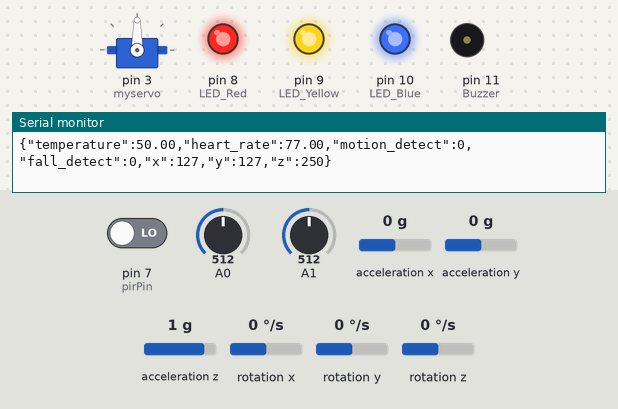
The sketch below on a simulated Arduino Uno, built with avr-gcc and run on an emulated ATmega328P. On the bench: servo, output pins drawn as LEDs (lit = HIGH), buzzer (waves = sounding), the last lines printed to the serial monitor. The inputs (shaded band) are chosen by the test bench; at power-on: acceleration z 1 g, pin 7 (pirPin) LOW, A0 = 512, A1 = 512, acceleration x 0 g, acceleration y 0 g, rotation x 0 °/s, rotation y 0 °/s, rotation z 0 °/s.

Above: at 1.2 s.
1.3 s: acceleration z set to 0.2 g
3.2 s: acceleration z set to -0.1 g
At 5.6 s:
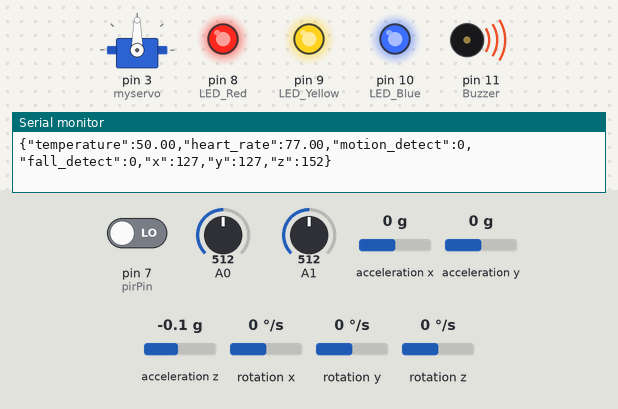
Timing chart, 0 to 12.7 s (numbered marks = the images above; inputs shaded):
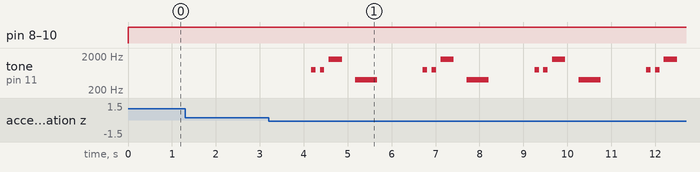

Measured:
- the behaviour switches between 0.1 and 0 g on acceleration z (found by bisection; images 0 and 1)
- after the input at 3.2 s, tone on pin 11 (Buzzer): silent → 800 Hz after 0.97 s, then repeats every 2.5 s: silent 0.10 s, 800 Hz 0.10 s, silent 0.10 s, 1600 Hz 0.30 s, silent 0.30 s, 400 Hz 0.50 s, silent 1.0 s, 800 Hz 0.10 s

The sketch:

arduino.ino
```cpp
#include "Wire.h"
#include "I2Cdev.h"
#include "MPU6050.h"
#include <ArduinoJson.h>
#include <Servo.h>

Servo myservo;
int pos = 0;

MPU6050 mpu;
int16_t ax, ay, az;
int16_t gx, gy, gz;

struct MyData {
  byte X;
  byte Y;
  byte Z;
};

MyData position;

int threshold = 80; // Threshold value for fall detection
int speed = 0;

int age = 65;
int maxHeartRate = 220 - age;

int pirPin = 7;
int LED_Red = 8;
int LED_Yellow = 9;
int LED_Blue = 10;
int Buzzer = 11;

int red_state = 1;
int yellow_state = 1;
int green_state = 1;

int fan = 0;

bool auto_mode = true;

// --- //

unsigned long previousMillis = 0;
const long interval = 1000; // Interval between alarm patterns in milliseconds

// Alarm sound frequencies
const int freqLow = 400;
const int freqMid = 800;
const int freqHigh = 1600;

// Alarm durations
const int shortDuration = 100;
const int longDuration = 300;


void setup() {
  Serial.begin(9600);

  myservo.attach(3);

  pinMode(LED_Red,OUTPUT);
  pinMode(LED_Yellow,OUTPUT);
  pinMode(LED_Blue,OUTPUT);
  pinMode(Buzzer,OUTPUT);

  pinMode(pirPin, INPUT);
  Wire.begin();
  mpu.initialize();
}

void updateSetting(){

  while(Serial.available() > 0){
    // int income = Serial.read();
    String jsonData = Serial.readString();
    StaticJsonDocument<256> doc;
    DeserializationError error = deserializeJson(doc, jsonData);

//     Serial.println("received: " + jsonData);

    if(!error){
      if(doc.containsKey("ag")){
        age = doc["ag"];
        threshold = doc["f"];
        red_state = doc["r"];
        yellow_state = doc["y"];
        green_state = doc["g"];
        auto_mode = doc["a"];
        fan = doc["s"];
      }

    }
    // else{
      // Serial.println("Error parsing JSON");
    // }
  }

}


void rotateFan(int fanLevel) {
  int rotations; // declare a variable to store the number of rotations
  switch (fanLevel) {
    case 0:
      rotations = 0; // set the number of rotations to 1 for fan level 1
      break;
    case 1:
      rotations = 1; // set the number of rotations to 1 for fan level 1
      break;
    case 2:
      rotations = 2; // set the number of rotations to 2 for fan level 2
      break;
    case 3:
      rotations = 3; // set the number of rotations to 3 for fan level 3
      break;
  }

  for (int i = 0; i < rotations; i++) { // loop through the specified number of rotations
    myservo.write(0); // set the servo to position 0 degrees
    delay(500); // wait for 500ms
    myservo.write(180); // set the servo to position 180 degrees
    delay(500); // wait for 500ms
  }


}

void loop() {


  rotateFan(fan);
  digitalWrite(LED_Red, red_state);
  digitalWrite(LED_Yellow, yellow_state);
  digitalWrite(LED_Blue, green_state);

  mpu.getMotion6(&ax, &ay, &az, &gx, &gy, &gz);
  position.X = map(ax, -17000, 17000, 0, 255 );
  position.Y = map(ay, -17000, 17000, 0, 255);
  position.Z = map(az, -17000, 17000, 0, 255);

  updateSetting();

  int potA0 = analogRead(A0);
  int potA1 = analogRead(A1);
  bool motionDetect = false;
  bool fallDetect = false;

  float temperature = map(potA0, 0, 1023, 0, 100);
  float heartRate = map(potA1, 0, 1023, 0, maxHeartRate);

  if(digitalRead(pirPin) == HIGH){
      motionDetect = true;
  }else{
    motionDetect = false;
  }

  if (az < threshold) {
    fallDetect = true;
  } else {
    fallDetect = false;
  }

  if (auto_mode && fallDetect) {
    alarmPattern();
  }else{
    noTone(Buzzer);
  }

  String data = "{\"temperature\":" + String(temperature) +
                ",\"heart_rate\":" + String(heartRate) +
                ",\"motion_detect\":" + motionDetect +
                ",\"fall_detect\":" + fallDetect +
                ",\"x\":" + position.X +
                ",\"y\":" + position.Y +
                ",\"z\":" + position.Z + "}";

  Serial.println(data);


  delay(1000); // wait for a short period before reading the sensor again
}

void alarmPattern() {
  // First pattern: two short beeps
  tone(Buzzer, freqMid, shortDuration);
  delay(shortDuration * 2);
  tone(Buzzer, freqMid, shortDuration);
  delay(shortDuration * 2);

  // Second pattern: one long beep
  tone(Buzzer, freqHigh, longDuration);
  delay(longDuration * 2);

  // Third pattern: rapid short beeps
  for (int i = 0; i < 5; i++) {
    tone(Buzzer, freqLow, shortDuration);
    delay(shortDuration);
  }
}
```
